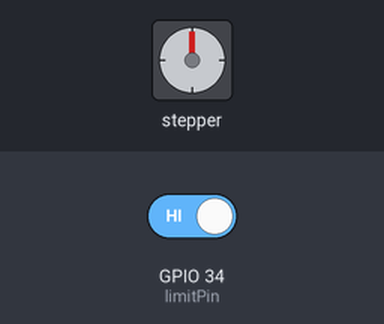
The sketch below on a simulated ESP32. On the bench: stepper motor. The test bench sets the inputs (shaded band); at power-on: GPIO 34 (limitPin) HIGH. Stepper angles assume 1000 steps per turn.

Above: at 0.05 s.
Timing chart, 0 to 10.4 s (numbered marks = the images above):
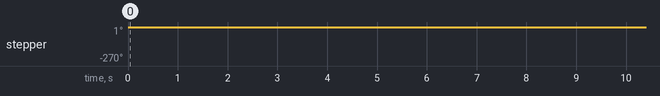

Measured:
- by itself, stepper: turns 270° counter-clockwise in 3.0 s, then 270° clockwise in 3.0 s, repeating every 8.0 s

The sketch:

Fan_Sensor_StepperHOme.ino
```cpp
#include<MobaTools.h>
#define stepPin 25
#define dirPin 26
#define limitPin 34
const int stepsPerRev = 1000;
const long  targetPos = -750;
long nextPos;
MoToStepper myStepper ( stepsPerRev, STEPDIR );
MoToTimer stepperPause;                    // Pause between stepper moves
bool stepperRunning;
bool hfun;
int lim = 0;
unsigned long startTime = 0; // Timer variable
bool timerActive = false;     // Boolean to track timer status

void setup() {
  pinMode(limitPin, INPUT_PULLUP);
  myStepper.attach( stepPin, dirPin );
  myStepper.setSpeed( 150 );  // 60 Rev/Min ( if stepsPerRev is set correctly )
  myStepper.setRampLen(5);
  Serial.begin (115200);
  stepperRunning = true;
  homeFun();
}

void loop() {
  if (hfun) {
    if (timerActive) {
      // Check if 10 seconds have passed
      if (millis() - startTime >= 10000) { // 10000 ms = 10 seconds
        timerActive = false; // Stop the timer
      } else {
        return; // Exit loop until 10 seconds have passed                   (   THISLOOPGIVES10SecondDelayNONBLOCKING)
      }
    }

    if (stepperRunning) {
      // Wait till stepper has reached target, then set pause time
      if (!myStepper.moving()) {
        // Stepper has reached target, start pause
        stepperPause.setTime(1000);
        stepperRunning = false;
      }
    } else {
      // Stepper doesn't move, wait till stepperPause time expires
      if (stepperPause.expired()) {
        // StepperPause time expired. Start stepper in opposite direction
        if (nextPos == 0) {
          nextPos = targetPos;
        } else {
          nextPos = 0;
        }
        myStepper.moveTo(nextPos);
        stepperRunning = true;
      }
    }
  }
  // The sketch is not blocked while the stepper is moving nor while it is stopped.
  // Other nonblocking tasks can be added here
}

void homeFun() {
  while (digitalRead(limitPin) == 0) {
    myStepper.rotate(1);
  }
  if (digitalRead(limitPin) != 0) {
    myStepper.stop();
    myStepper.setZero();
    hfun = true;

    // Start the timer for 10 seconds
    startTime = millis();
    timerActive = true; // Activate the timer
  }
}
```
